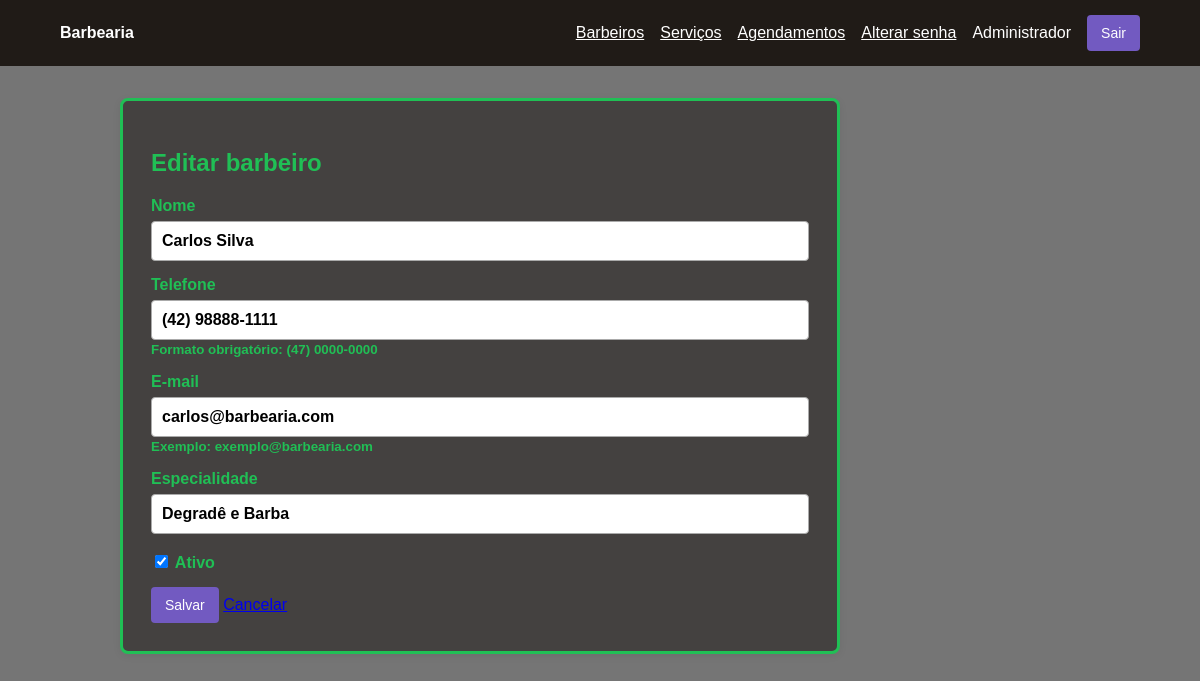
Screenshot of /index.php?r=barbeiros/1/editar (signed in) with the database file from the repository.
### tables this page shows
CREATE TABLE barbeiros (
  id BIGINT UNSIGNED AUTO_INCREMENT PRIMARY KEY,
  nome VARCHAR(120) NOT NULL,
  telefone VARCHAR(20) NOT NULL,
  email VARCHAR(150) NULL UNIQUE,
  especialidade VARCHAR(150) NULL,
  ativo TINYINT(1) NOT NULL DEFAULT 1,
  criado_em DATETIME NOT NULL DEFAULT CURRENT_TIMESTAMP,
  atualizado_em DATETIME NOT NULL DEFAULT CURRENT_TIMESTAMP ON UPDATE CURRENT_TIMESTAMP
);

### app/Core/view.php (called while the page is built, shortened)
<?php
function view(string $name, array $data = []): void
{
    extract($data, EXTR_SKIP);
    require __DIR__ . '/../Views/' . $name . '.php';
}

### app/Controllers/BarbeiroController.php (called while the page is built, shortened)
<?php
final class BarbeiroController
{
    public function edit(int $id): void
    {
        $barbeiro = $this->barbeiros->find($id);
        view('barbeiros/form', compact('barbeiro') + ['titulo' => 'Editar barbeiro']);
    }
}

### app/Core/helpers.php (called while the page is built, shortened)
<?php
function url(string $route = ''): string
{
    return 'index.php?r=' . rawurlencode($route);
}
function e(?string $value): string
{
    return htmlspecialchars((string)$value, ENT_QUOTES, 'UTF-8');
}

### app/Models/Barbeiro.php (called while the page is built, shortened)
<?php
final class Barbeiro
{
    public function find(int $id): ?array
    {
        $stmt = $this->db->prepare('SELECT * FROM barbeiros WHERE id = ?');
        $stmt->execute([$id]);
        return $stmt->fetch() ?: null;
    }
}

### app/Views/barbeiros/form.php (the view)
<?php require __DIR__ . '/../layout/header.php';
$editando = $barbeiro !== null; ?>
<section class="card"><h1><?= e($titulo) ?></h1>
    <form method="post" action="<?= url($editando ? 'barbeiros/' . $barbeiro['id'] . '/atualizar' : 'barbeiros') ?>">
        <input type="hidden" name="csrf" value="<?= Csrf::token() ?>"><label>Nome<input name="nome" maxlength="120"
                                                                                        required
                                                                                        value="<?= e($barbeiro['nome'] ?? '') ?>"></label><label>Telefone<input
                    name="telefone" class="telefone" maxlength="15" pattern="\(\d{2}\) \d{5}-\d{4}" inputmode="numeric"
                    required placeholder="(47) 0000-0000" title="Use o formato (47) 0000-0000"
                    value="<?= e($barbeiro['telefone'] ?? '') ?>"><small>Formato obrigatório: (47)
                0000-0000</small></label><label>E-mail<input name="email" type="email" maxlength="150" inputmode="email"
                                                             autocomplete="email" placeholder="exemplo@barbearia.com"
                                                             title="Exemplo: exemplo@barbearia.com"
                                                             value="<?= e($barbeiro['email'] ?? '') ?>"><small>Exemplo:
                exemplo@barbearia.com</small></label><label>Especialidade<input name="especialidade" maxlength="150"
                                                                                value="<?= e($barbeiro['especialidade'] ?? '') ?>"></label><label
                class="check"><input name="ativo"
                                     type="checkbox" <?= (!$editando || $barbeiro['ativo']) ? 'checked' : '' ?>>
            Ativo</label>
        <button type="submit">Salvar</button>
        <a href="<?= url('barbeiros') ?>">Cancelar</a></form>
</section>
<?php require __DIR__ . '/../layout/footer.php'; ?>

### assets/style.css (style rules this page uses)
* { box-sizing: border-box }
body { margin: 0; background: #757575; font: 16px Arial, sans-serif; color: #010101 }
.card { max-width: 720px; background: #444140; color: #20bf55; padding: 28px; border-radius: 8px; border-style: solid; border-color: #20bf55; box-shadow: 0 2px 8px #0001; }
label { display: block; margin: 15px 0; font-weight: bold }
input, select, textarea { display: block; width: 100%; margin-top: 6px; padding: 10px; border: 1px solid #aaa; border-radius: 4px; font: inherit; background: #fff; color: #000; }
.check input { display: inline; width: auto }
button, .button { background: #725ac1; color: white; border: 0; border-radius: 4px; padding: 10px 14px; cursor: pointer; text-decoration: none; font-size: 14px }

### rows the page displays
barbeiros: nome "Carlos Silva", telefone "(42) 98888-1111", email "carlos@barbearia.com", especialidade "Degradê e Barba", ativo "☑"

### other values shown
$config['app_name'] "Barbearia"
Auth::user()['nome'] "Administrador"
$titulo "Editar barbeiro"
